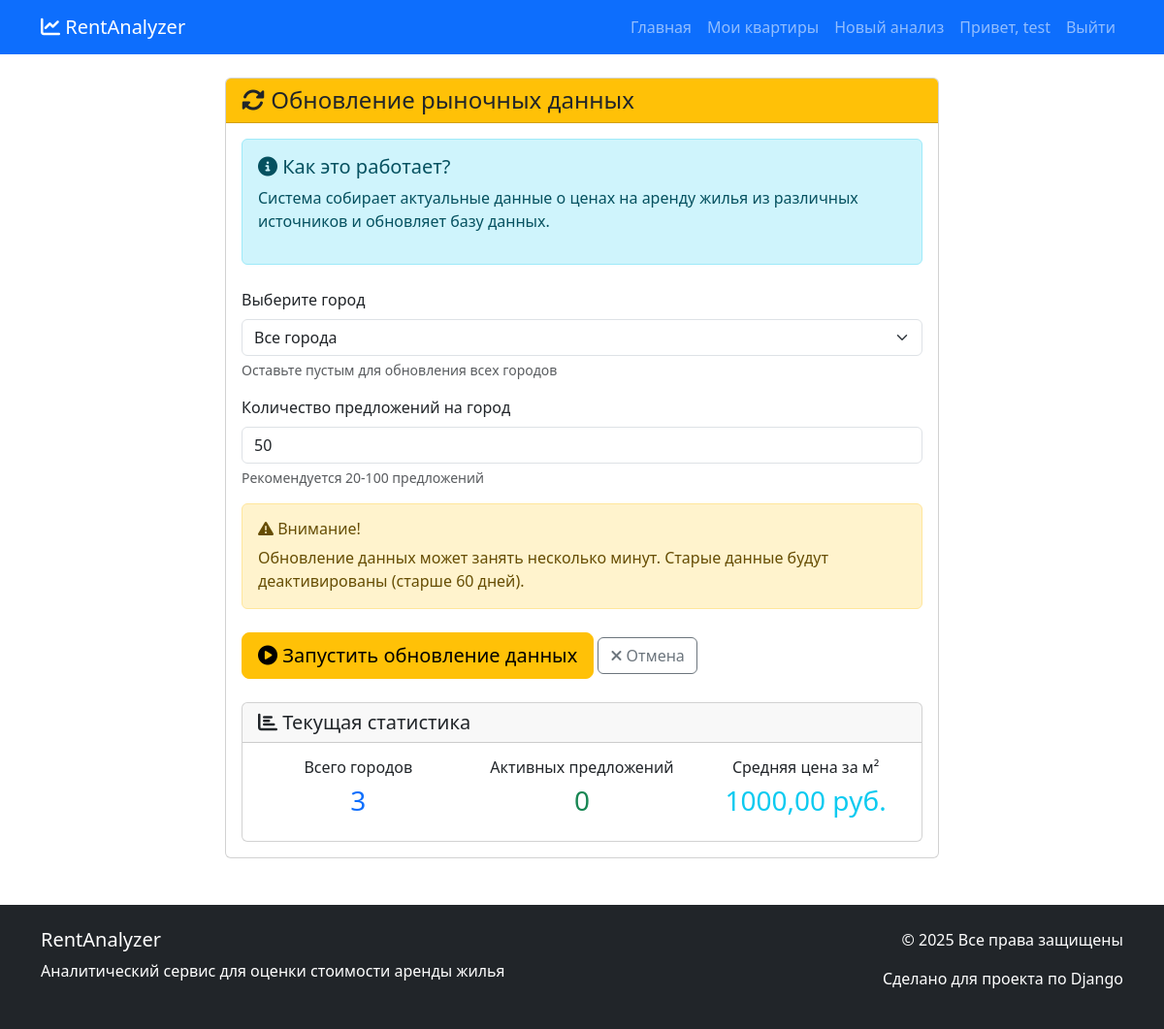
Before: /analyzer/update-data/ (signed in) with the older database file.
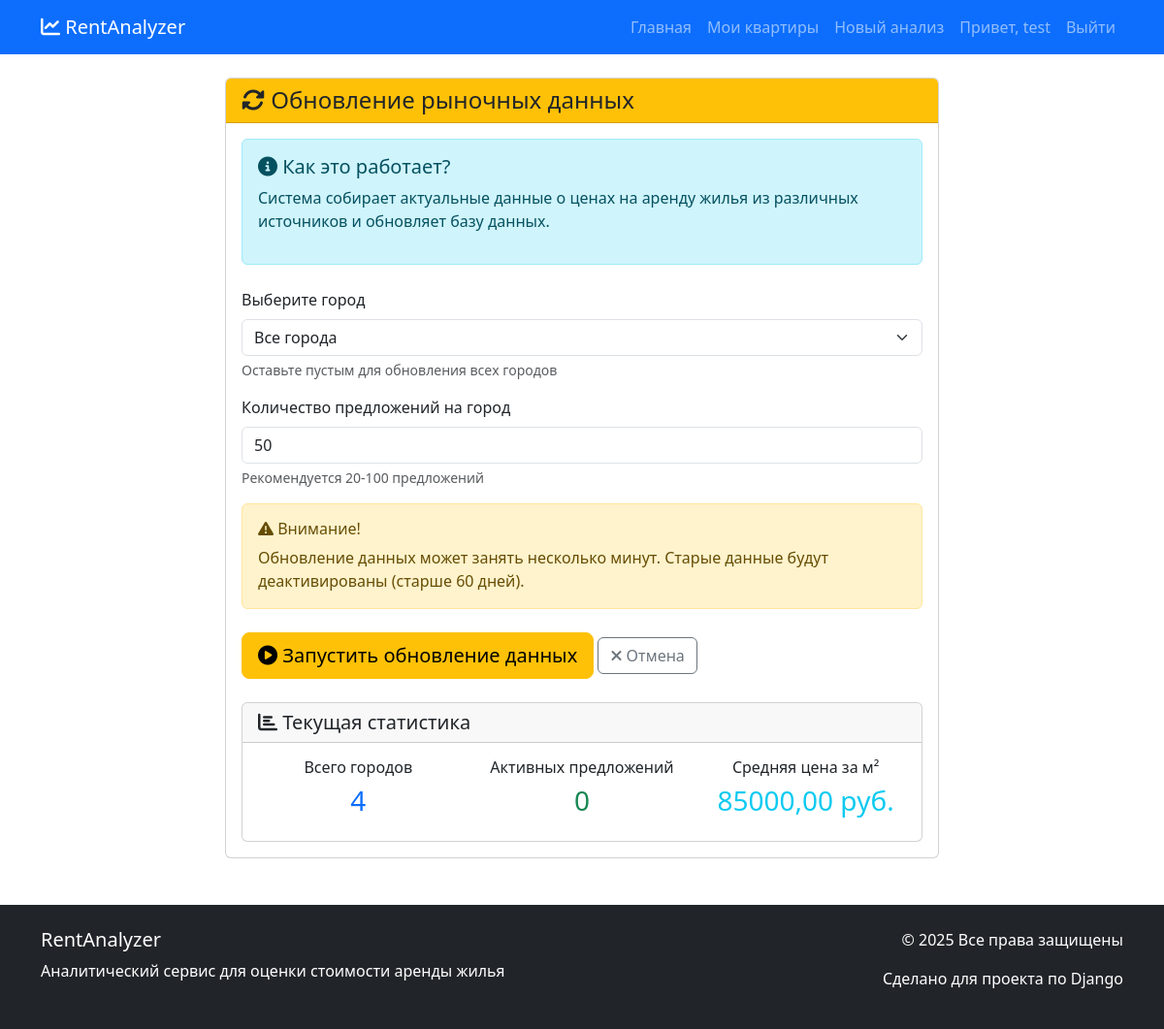
After: the same page with the newer database file.
### analyzer/models.py (models this page shows, shortened)
class City(models.Model):
    name = models.CharField(
        max_length=100,
        verbose_name='Название города',
        unique=True
    )
    slug = models.SlugField(
        max_length=100,
        unique=False,
        verbose_name='URL-идентификатор',
        blank=True
    )
    latitude = models.DecimalField(
        max_digits=9,
        decimal_places=6,
        verbose_name='Широта',
        blank=True,
        null=True,
        help_text='Географическая широта центра города'
    )
    longitude = models.DecimalField(
        max_digits=9,
        decimal_places=6,
        verbose_name='Долгота',
        blank=True,
        null=True,
        help_text='Географическая долгота центра города'
    )
    avg_price_per_sqm = models.DecimalField(
        max_digits=10,
        decimal_places=2,
        verbose_name='Средняя цена за м² (руб.)',
        help_text='Средняя рыночная цена за квадратный метр'
    )
    population = models.IntegerField(
        verbose_name='Население',
        blank=True,
        null=True,
        help_text='Примерная численность населения'
    )
    description = models.TextField(
        verbose_name='Описание',
        blank=True,
        help_text='Краткое описание города, районов, инфраструктуры'
    )
    class Meta:
        verbose_name = 'Город'
        verbose_name_plural = 'Города'
        ordering = ['name']

### analyzer/views.py (the view, shortened to what this page needs)
# urls.py: path('update-data/', views.update_market_data, name='update_market_data'),
@login_required
def update_market_data(request):
    from utils.real_estate_api import data_collector
    cities = City.objects.all()
    return render(request, 'analyzer/update_data.html', {
        'cities': cities,
        'title': 'Обновление рыночных данных'
    })

### utils/real_estate_api.py (called while the page is built)
    def test_connection(self):
        logger.info("Тестирование подключения к источникам данных...")
        if yandex_realty_parser.is_available:
            logger.info("✓ Библиотека yandex-realty-parser доступна")
            if yandex_realty_parser.test_connection():
                logger.info("✓ Подключение к Яндекс.Недвижимость успешно")
            else:
                logger.warning("✗ Не удалось подключиться к Яндекс.Недвижимость")
        else:
            logger.warning("✗ Библиотека yandex-realty-parser не установлена")

### utils/yandex_realty_parser.py (called while the page is built, shortened)
    def get_rent_offers(self, city_name: str, rooms: str = "1,2,3", limit: int = 20) -> List[Dict]:
        if not self.is_available or not self.parser:
            logger.warning("Библиотека не доступна, возвращаем пустой список")
            return []

    def test_connection(self) -> bool:
        if not self.is_available:
            return False
        try:
            test_offers = self.get_rent_offers('Москва', limit=2)
            return len(test_offers) > 0
        except Exception as e:
            logger.error(f"Тест подключения не удался: {e}")
            return False

### templates/analyzer/update_data.html (shortened to what this page needs)
{% extends 'base.html' %}
{% block content %}
<div class="row justify-content-center">
    <div class="col-md-8">
        <div class="card">
            <div class="card-header bg-warning">
                <h4 class="mb-0"><i class="fas fa-sync-alt"></i> {{ title }}</h4>
            </div>
            <div class="card-body">
                <div class="alert alert-info">
                    <h5><i class="fas fa-info-circle"></i> Как это работает?</h5>
                    <p>
                        Система собирает актуальные данные о ценах на аренду жилья
                        из различных источников и обновляет базу данных.
                    </p>
                </div>
                <form method="post" class="mt-4">
                    <div class="mb-3">
                        <label for="city_id" class="form-label">Выберите город</label>
                        <select name="city_id" id="city_id" class="form-select">
                            <option value="">Все города</option>
                        </select>
                        <div class="form-text">Оставьте пустым для обновления всех городов</div>
                    </div>
                    <div class="mb-3">
                        <label for="limit" class="form-label">Количество предложений на город</label>
                        <input type="number" name="limit" id="limit" class="form-control"
                               value="50" min="10" max="200">
                        <div class="form-text">Рекомендуется 20-100 предложений</div>
                    </div>
                    <div class="alert alert-warning">
                        <h6><i class="fas fa-exclamation-triangle"></i> Внимание!</h6>
                        <p class="mb-0">
                            Обновление данных может занять несколько минут.
                            Старые данные будут деактивированы (старше 60 дней).
                        </p>
                    </div>
                    <div class="mt-4">
                        <button type="submit" class="btn btn-warning btn-lg">
                            <i class="fas fa-play-circle"></i> Запустить обновление данных
                        </button>
                        <a href="{% url 'analyzer:market_offers' %}" class="btn btn-outline-secondary">
                            <i class="fas fa-times"></i> Отмена
                        </a>
                    </div>
                </form>
                <div class="card mt-4">
                    <div class="card-header">
                        <h5 class="mb-0"><i class="fas fa-chart-bar"></i> Текущая статистика</h5>
                    </div>
                    <div class="card-body">
                        <div class="row text-center">
                            <div class="col-md-4">
                                <h6>Всего городов</h6>
                                <h3 class="text-primary">{{ cities|length }}</h3>
                            </div>
                            <div class="col-md-4">
                                <h6>Активных предложений</h6>
                                {% with active_count=market_offers|length %}
                                <h3 class="text-success">{{ active_count }}</h3>
                                {% endwith %}
                            </div>
                            <div class="col-md-4">
                                <h6>Средняя цена за м²</h6>
                                <h3 class="text-info">
                                    {% if cities %}
                                        {{ cities.0.avg_price_per_sqm }} руб.
                                    {% else %}
                                        -
                                    {% endif %}
                                </h3>
                            </div>
                        </div>
                    </div>
                </div>
            </div>
        </div>
    </div>
</div>
{% endblock %}

Changed rows visible on the page:
removed City: avg_price_per_sqm "1000,00"
added City: avg_price_per_sqm "85000,00"
Other visible differences:
{{ cities|length }}: "3" → "4"
